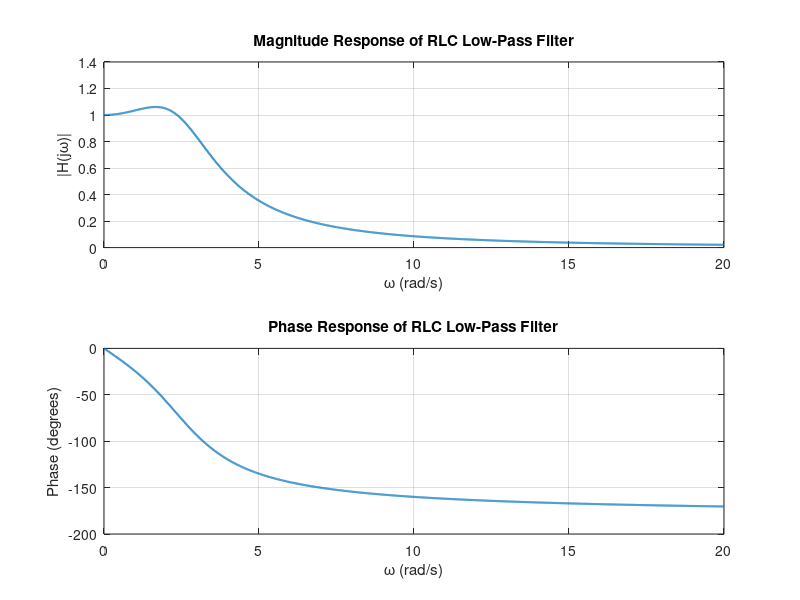
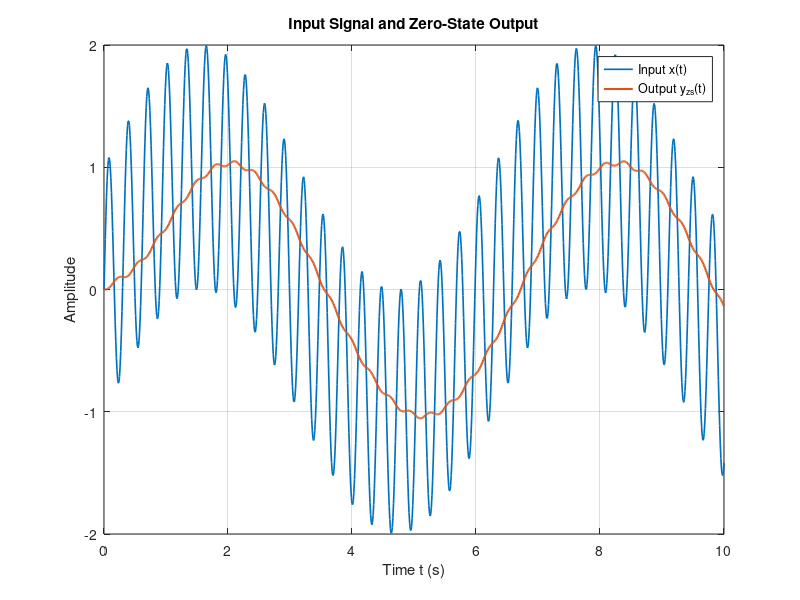

MATLAB code to generate these figures, in order:
clc;
clear;
close all;

%% Parameters

L = 0.6;
C = 0.2;
R = 2;

num = [1];
den = [L*C R*C 1];

%% Frequency response using freqs()

w = 0:0.01:20;
H = freqs(num, den, w);

magH = abs(H);
phaseH = angle(H) * 180/pi;

figure;

subplot(2,1,1);
plot(w, magH, 'LineWidth', 1.5);
grid on;
xlabel('\omega (rad/s)');
ylabel('|H(j\omega)|');
title('Magnitude Response of RLC Low-Pass Filter');

subplot(2,1,2);
plot(w, phaseH, 'LineWidth', 1.5);
grid on;
xlabel('\omega (rad/s)');
ylabel('Phase (degrees)');
title('Phase Response of RLC Low-Pass Filter');

%% Zero-state response

t = 0:0.01:10;
x = sin(t) + sin(20*t);

if exist('tf', 'file') == 2 && exist('lsim', 'file') == 2
    sys = tf(num, den);
    y = lsim(sys, x, t);
else
    % Equivalent numerical state-space simulation for
    % 0.12*y'' + 0.4*y' + y = x under zero initial conditions.
    ode = @(tt, state) [state(2); ...
        (interp1(t, x, tt, 'linear', 'extrap') ...
        - R*C*state(2) - state(1)) / (L*C)];
    [~, state] = ode45(ode, t, [0 0]);
    y = state(:,1);
end

figure;

plot(t, x, 'LineWidth', 1.2);
hold on;
plot(t, y, 'LineWidth', 1.5);

grid on;
xlabel('Time t (s)');
ylabel('Amplitude');
title('Input Signal and Zero-State Output');
legend('Input x(t)', 'Output y_{zs}(t)');

[~, cutoff_idx] = min(abs(magH - 1/sqrt(2)));
fprintf('Estimated -3 dB cutoff frequency: %.2f rad/s\n', w(cutoff_idx));
